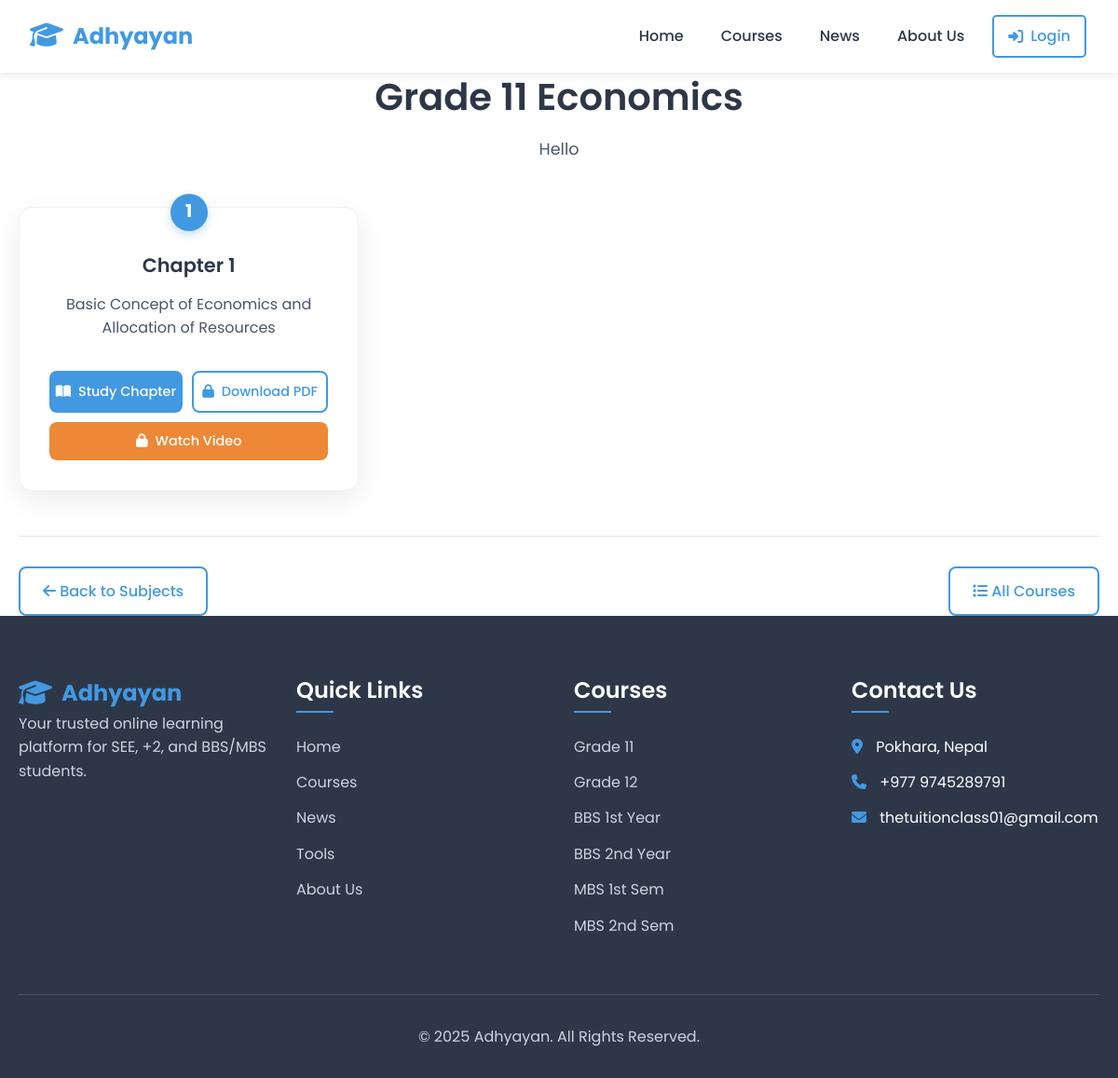
The page /courses/grade-11/grade-11-economics/ on the database as committed earlier.
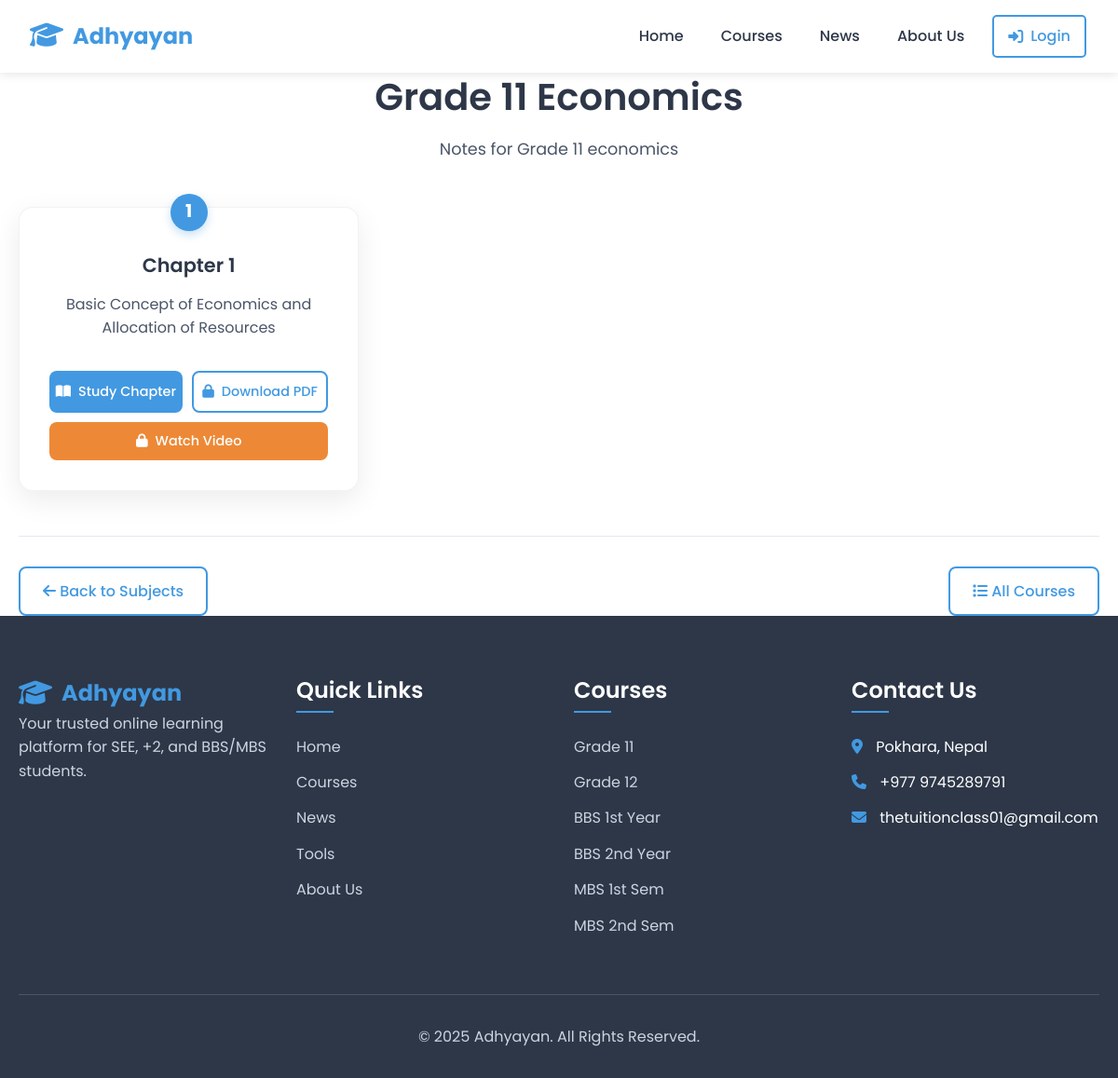
The same page on the database as committed later.
### notes/models.py (models this page shows, shortened)
class Subject(models.Model):
    course = models.ForeignKey(
        Course,
        on_delete=models.CASCADE,
        related_name='subjects',
        help_text="Select which course this subject belongs to"
    )
    title = models.CharField(max_length=200)
    slug = models.SlugField(help_text="URL-friendly version of title")
    description = models.TextField(blank=True, help_text="Subject description")
    display_order = models.IntegerField(
        default=0,
        help_text="Order in which subjects appear (lower number = first)"
    )
    is_active = models.BooleanField(
        default=True,
        help_text="Uncheck to hide subject from website"
    )
    created_at = models.DateTimeField(auto_now_add=True)
    updated_at = models.DateTimeField(auto_now=True)
    class Meta:
        ordering = ['display_order', 'title']
        unique_together = ['course', 'slug']  # Same slug can't repeat in same course

### notes/views.py (the view)
# urls.py: path('courses/<slug:course_slug>/<slug:subject_slug>/', views.subject_detail, name='subject_detail'),
def subject_detail(request, course_slug, subject_slug):
    course = get_object_or_404(Course, slug=course_slug, is_active=True)
    subject = get_object_or_404(Subject, slug=subject_slug, course=course, is_active=True)
    chapters = subject.chapters.filter(is_active=True).order_by('display_order', 'title')
    paginator = Paginator(chapters, 10)  # Show 10 chapters per page
    page_number = request.GET.get('page')
    page_obj = paginator.get_page(page_number)
    context = {
        'course': course,
        'subject': subject,
        'chapters': page_obj,  # Use page_obj instead of chapters
        'page_title': f"{subject.title} - {course.title}"
    }
    return render(request, 'courses/subject_detail.html', context)

### templates/courses/subject_detail.html (shortened to what this page needs)
{% extends 'base.html' %}
{% load static %}
{% block content %}
<div class="container">
    <div class="page-header">
        <h1 class="page-title">{{ subject.title }}</h1>
        <p class="page-subtitle">{{ subject.description }}</p>
    </div>
    <div class="chapters-grid">
        {% for chapter in chapters %}
        <div class="chapter-card">
            <div class="chapter-number">{{ forloop.counter }}</div>
            <h3 class="chapter-title">{{ chapter.title }}</h3>
            <p class="chapter-description">{{ chapter.content|truncatewords:15 }}</p>
            <div class="chapter-actions">
                {% if chapter.pdf_file %}
                <a href="{% url 'study_chapter' course.slug subject.slug chapter.slug %}" class="btn btn-primary">
                    <i class="fas fa-book-open"></i> Study Chapter
                </a>
                {% else %}
                <button class="btn btn-primary" disabled title="PDF not available yet">
                    <i class="fas fa-book-open"></i> Study Chapter
                </button>
                {% endif %}
                {% if chapter.pdf_file %}
                    {% if user.is_authenticated and user.profile.is_premium %}
                    <a href="{{ chapter.pdf_file.url }}"
                       class="btn btn-secondary"
                       target="_blank"
                       download="{{ chapter.title|slugify }}.pdf">
                        <i class="fas fa-file-pdf"></i> Download PDF
                    </a>
                    {% else %}
                    <button type="button"
                            class="btn btn-secondary premium-locked"
                            data-chapter-title="{{ chapter.title }}">
                        <i class="fas fa-lock"></i> Download PDF
                    </button>
                    {% endif %}
                {% else %}
                <button class="btn btn-secondary" disabled title="PDF not available yet">
                    <i class="fas fa-file-pdf"></i> Download PDF
                </button>
                {% endif %}
                {% if chapter.video_url %}
                    {% if user.is_authenticated and user.profile.is_premium %}
                    <a href="{{ chapter.video_url }}" class="btn btn-accent" target="_blank">
                        <i class="fas fa-video"></i> Watch Video
                    </a>
                    {% else %}
                    <button type="button"
                            class="btn btn-accent premium-locked"
                            data-chapter-title="{{ chapter.title }}">
                        <i class="fas fa-lock"></i> Watch Video
                    </button>
                    {% endif %}
                {% else %}
                <button class="btn btn-accent" disabled title="Video not available yet">
                    <i class="fas fa-video"></i> Watch Video
                </button>
                {% endif %}
            </div>
        </div>
        {% empty %}
        <div class="empty-chapters">
            <i class="fas fa-book fa-4x"></i>
            <h3>No Chapters Available Yet</h3>
            <p>Chapters will be added to this subject soon.</p>
        </div>
        {% endfor %}
    </div>
    <div class="subject-navigation mt-5">
        <a href="{% url 'course_detail' course.slug %}" class="btn btn-secondary">
            <i class="fas fa-arrow-left"></i> Back to Subjects
        </a>
        <a href="{% url 'courses_page' %}" class="btn btn-outline">
            <i class="fas fa-list"></i> All Courses
        </a>
    </div>
</div>
{% endblock %}

Rows that differ between the two databases and show on the page:
changed Subject "Grade 11 Economics": description "Hello" → "Notes for Grade 11 economics"
